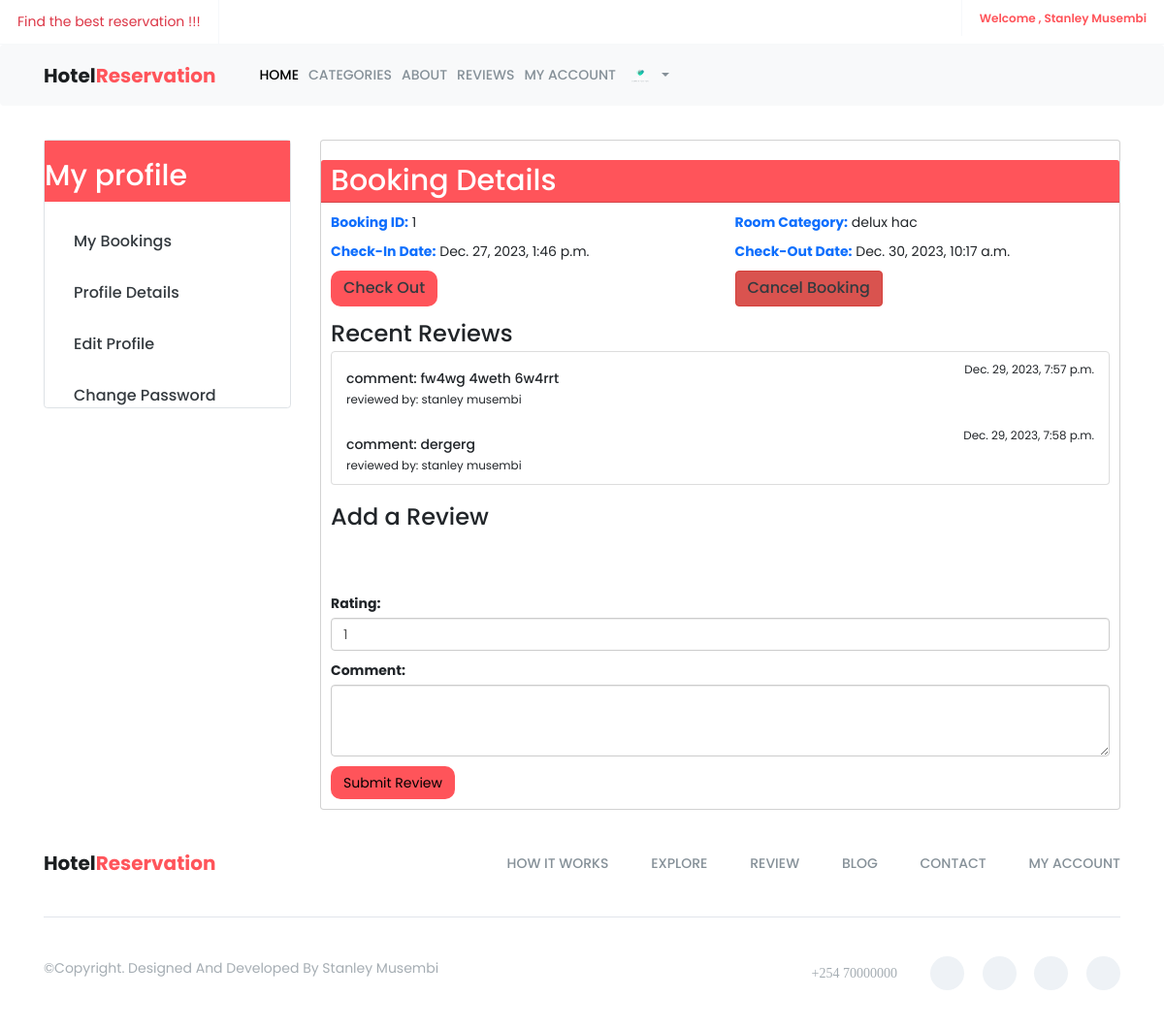
/auth/my_booking/1/ (signed in), run on the app's committed database.
### accounts/models.py (models this page shows, shortened)
class CustomUser(AbstractUser):
    email = models.EmailField(unique=True)
    gender = models.CharField(max_length=1,  blank=True, null=True)
    address = models.CharField(max_length=255, blank=True, null=True)
    image = models.ImageField(upload_to="user_images", blank=True, null=True)
    username = None
    objects = CustomUserManager()
    USERNAME_FIELD = 'email'
    REQUIRED_FIELDS = []

### hotel/models.py (models this page shows, shortened)
class Booking(models.Model):
    room = models.ForeignKey('Room' , on_delete=models.CASCADE)
    user = models.ForeignKey('accounts.CustomUser' , on_delete=models.CASCADE)
    persons = models.IntegerField()
    check_in = models.DateTimeField()
    check_out = models.DateTimeField()
    STATUS_CHOICES = (
        ('active' , 'active') ,
        ('cancelled' , 'cancelled') ,
        ('checked out' , 'checked out')
    )
    status = models.CharField(max_length=255 , choices=STATUS_CHOICES , default='active')
    added_on = models.DateTimeField(auto_now_add=True)
    updated_on = models.DateTimeField(auto_now=True)

class Room(models.Model):
    name  = models.CharField(max_length=255 , unique=True)
    category = models.ForeignKey('RoomCategory' , on_delete=models.CASCADE)
    STATUS_CHOICES = (
        ('available' , 'available' ) ,
        ('booked' , 'booked'),
        ('not available' , 'not available')
    )
    status = models.CharField(max_length=255 , choices=STATUS_CHOICES)
    added_on = models.DateTimeField(auto_now_add=True)
    updated_on = models.DateTimeField(auto_now=True)

class RoomCategory(models.Model):
    name = models.CharField(max_length=255)
    description = models.TextField()
    capacity = models.IntegerField()
    beds = models.IntegerField()
    rooms = models.IntegerField()
    cost = models.DecimalField(max_digits=10, decimal_places=2)
    added_on = models.DateTimeField(auto_now_add=True)
    image = models.ImageField(upload_to="room_category_images")
    def __str__(self):
        return self.name

class Review(models.Model):
    category = models.ForeignKey('RoomCategory' , on_delete=models.CASCADE)
    user = models.ForeignKey('accounts.CustomUser' , on_delete=models.CASCADE)
    RATINGS = (
        (1 , 1) ,
        (2 , 2) ,
        (3 , 3) ,
        (4 , 4) ,
        (5 , 5) ,
    )
    comment = models.TextField()
    rating = models.IntegerField(choices=RATINGS)
    added_on = models.DateTimeField(auto_now_add=True)

### accounts/views.py (the view)
# urls.py: path('my_booking/<int:id>/' ,  booking_details , name='booking_details'),
@login_required(login_url='accounts:login')
def booking_details(request , id):
    try:
        booking = Booking.objects.get(id=id)
    except:
        return HttpResponseRedirect(reverse('accounts:my_booking'))
    category = booking.room.category
    reviews = Review.objects.filter(category=category,user=request.user)[:7]
    user = request.user
    category_id  = category.id
    context = {
        'booking':booking,
        'reviews':reviews,
        'category_id':category_id,
    }
    return render(request , 'public/my_booking_detail.html' , context)

### templates/public/my_booking_detail.html (shortened to what this page needs)
{% extends 'public/base.html' %}
{% load static %}
{% block content %}
    <div class="container mt-4">
        <div class="row">
            {% include 'public/profile_sidebar.html' %}
            <div class="col-md-9">
                <div class="card">
                    <h2 class="card-header primary-bg text-white">
                         Booking Details
                    </h2>
                    <div class="card-body">
                        {% if booking %}
                        <div class="row">
                            <div class="col-md-6">
                                <div class="mb-3">
                                    <strong class="text-primary">Booking ID:</strong> {{ booking.id }}
                                </div>
                            </div>
                            <div class="col-md-6">
                                <div class="mb-3">
                                    <strong class="text-primary">Room Category:</strong> {{ booking.room.category }}
                                </div>
                            </div>
                        </div>
                        <div class="row">
                            <div class="col-md-6">
                                <div class="mb-3">
                                    <strong class="text-primary">Check-In Date:</strong> {{ booking.check_in }}
                                </div>
                            </div>
                            <div class="col-md-6">
                                <div class="mb-3">
                                    <strong class="text-primary">Check-Out Date:</strong> {{ booking.check_out }}
                                </div>
                            </div>
                        </div>
                        <div class="row">
                            <div class=" col-sm-6 col-md-6">
                                   <button  class="btn btn-custom"> <a href="{% url 'hotel:checkout' booking.id %}">Check Out</a></buttoon>
                            </div>
                            <div class="  col-sm-6 col-md-6">
                             <button  class="btn btn-danger"> <a href="{% url 'hotel:cancel_booking' booking.id %}">Cancel Booking</a></button>
                            </div>
                        </div>
                            <h3 class="card-title mt-4">
                                Recent Reviews
                            </h3>
                            {% if reviews %}
                            <div class="list-group">
                                {% for review in reviews%}
                                <div   class="list-group-item list-group-item-action  " aria-current="true">
                                  <div class="d-flex w-100 justify-content-between">
                                    <h5 class="mb-1">comment: {{review.comment}}</h5>
                                    <small>{{review.added_on}}</small>
                                  </div>
                                  <small>reviewed by: {{booking.user.get_full_name}}</small>
                                </div>
                                 {% endfor %}
                              </div>
                            {% else %}
                                <p class="text-muted">
                                    <i class="bi bi-info-circle"></i> No reviews yet.
                                </p>
                            {% endif %}
                            <h3 class="card-title mt-4">
                                 Add a Review
                            </h3>
                            <form method="post" action="{% url 'accounts:add_review' %}">
                                <div class="mb-3">
                                </div>
                                <div class="mb-3">
                                </div>
                                <div class="mb-3">
                                    <label for="rating" class="form-label">
                                         Rating:
                                    </label>
                                    <select class="form-control" id="rating" name="rating" required>
                                        <option value="1">1</option>
                                    </select>
                                </div>
                                <div class="mb-3">
                                    <label for="comment" class="form-label">
                                         Comment:
                                    </label>
                                    <textarea class="form-control" id="comment" name="comment" rows="3" required></textarea>
                                </div>
                                <button type="submit" class="btn btn-custom">
                                     Submit Review
                                </button>
                            </form>
                        {% else %}
                            <p class="text-muted">
                                <i class="bi bi-exclamation-circle"></i> Booking not found.
                            </p>
                        {% endif %}
                    </div>
                </div>
            </div>
        </div>
    </div>
{% endblock %}

### templates/public/base.html (shortened to what this page needs)
{% load static %}
<!doctype html>
<html class="no-js" lang="en">
    <head>
        <link href="https://cdn.jsdelivr.net/npm/bootstrap@5.3.2/dist/css/bootstrap.min.css" rel="stylesheet">
		<link href="https://cdn.jsdelivr.net/npm/bootstrap@5.3.2/dist/css/bootstrap.min.css" rel="stylesheet">
        <link rel="stylesheet" href="{% static 'assets/css/font-awesome.min.css' %}">
		<link rel="stylesheet" href="{% static 'assets/css/linearicons.css' %}">
        <link rel="stylesheet" href="{% static 'assets/css/animate.css' %}">
        <link rel="stylesheet" href="{% static 'assets/css/flaticon.css' %}">
        <link rel="stylesheet" href="{% static 'assets/css/slick.css' %}">
		<link rel="stylesheet" href="{% static 'assets/css/slick-theme.css' %}">
        <link rel="stylesheet" href="{% static 'assets/css/bootstrap.min.css' %}">
		<link rel="stylesheet" href="{% static 'assets/css/bootsnav.css' %}" >
        <link rel="stylesheet" href="{% static 'assets/css/style.css' %}">
        <link rel="stylesheet" href="{% static 'assets/css/responsive.css' %}">
    </head>
	<body>
		<header id="header-top" class="header-top">
			<ul>
				<li>
					<div class="header-top-left">
						<ul>
							<li class="select-opt">
								 <p class="text-danger">Find the best reservation !!!</p>
							</li>
						</ul>
					</div>
				</li>
				<li class="head-responsive-right pull-right">
                    <div class="header-top-right">
                        {% if  user.is_authenticated %}
						<ul>
							<li class="header-top-contact">
								 <a href="">Welcome , {{user.first_name }} {{user.last_name}} </a>
							</li>
						</ul>
						{% endif%}
                    </div>
                </li>
			</ul>
		</header>
		<section class="top-area">
			<div class="header-area">
			    <nav class="navbar navbar-expand-lg navbar-light bg-light fixed-top" style ="width:100%;" data-bs-minus-value-desktop="70" data-bs-minus-value-mobile="55" data-bs-speed="1000">
					<div class="container">
						<div class="navbar-brand">
							<a  href="{% url 'hotel:home'%} "  >Hotel<span class="brand-span">reservation</span></a>
						</div>
						<div class="collapse navbar-collapse menu-ui-design" id="navbar-menu">
							<ul class="navbar-nav ms-auto" data-bs-in="fadeInDown" data-bs-out="fadeOutUp">
								<li class="nav-item"><a href="{% url 'hotel:home' %}" class="nav-link active" href="#home">Home</a></li>
								<li class="nav-item"><a href="{% url 'hotel:all_categories' %}" class="nav-link" href="#works">Categories </a></li>
								<li class="nav-item"><a href="" class="nav-link" href="#explore">About</a></li>
								<li class="nav-item"><a href="" class="nav-link" href="#reviews">Reviews</a></li>
								<li class="nav-item"><a href="{% url 'accounts:profile' %}" class="nav-link" href="#contact">My Account</a></li>
								  {% if user.is_authenticated %}
								  <li class="nav-item ml-auto dropdown">
									  <a class="nav-link dropdown-toggle" href="#" id="profileDropdown" role="button" data-bs-toggle="dropdown" aria-haspopup="true" aria-expanded="false">
										  {% if user.image %}
											  <img src="{{ user.image.url }}" alt="Profile Image" width="30px" class="profile-image">
										  {% else %}
											  <img src="{% static 'assets/img/placeholder.webp' %}" alt="Placeholder Image" width="30px" class="profile-image">
										  {% endif %}
									  </a>
								  </li>
								  {% endif %}
							</ul>
						</div>
					</div>
				</nav>
			</div>
		</section>
        {% block content%}
         {% endblock content%}
		<footer id="footer"  class="footer">
			<div class="container">
				<div class="footer-menu">
		           	<div class="row">
			           	<div class="col-sm-3">
			           		 <div class="navbar-header">
				                <a class="navbar-brand" href="{% url 'hotel:home' %}">Hotel<span class="brand-span">Reservation</span></a>
				            </div>
			           	</div>
			           	<div class="col-sm-9">
			           		<ul class="footer-menu-item">
			                    <li class="scroll"><a href="#works">how it works</a></li>
			                    <li class="scroll"><a href="#explore">explore</a></li>
			                    <li class="scroll"><a href="#reviews">review</a></li>
			                    <li class="scroll"><a href="#blog">blog</a></li>
			                    <li class="scroll"><a href="#contact">contact</a></li>
			                    <li class=" scroll"><a href="#contact">my account</a></li>
			                </ul>
			           	</div>
		           </div>
				</div>
				<div class="hm-footer-copyright">
					<div class="row">
						<div class="col-sm-5">
							<p>
								&copy;copyright. designed and developed by Stanley Musembi
							</p>
						</div>
						<div class="col-sm-7">
							<div class="footer-social">
								<span><i class="fa fa-phone"> +254 70000000 </i></span>
								<a href="#"><i class="fa fa-facebook"></i></a>
								<a href="#"><i class="fa fa-twitter"></i></a>
								<a href="#"><i class="fa fa-linkedin"></i></a>
								<a href="#"><i class="fa fa-google-plus"></i></a>
							</div>
						</div>
					</div>
				</div>
			</div>
        </footer>
    </body>
</html>

### data on the page
CustomUser: first_name "Stanley", last_name "Musembi", image (picture)
Booking: id "1", room.category "delux hac", check_in "Dec. 27, 2023, 1:46 p.m.", check_out "Dec. 30, 2023, 10:17 a.m.", user.get_full_name "stanley musembi"
Review: comment "fw4wg 4weth 6w4rrt", added_on "Dec. 29, 2023, 7:57 p.m."
Review: comment "dergerg", added_on "Dec. 29, 2023, 7:58 p.m."
